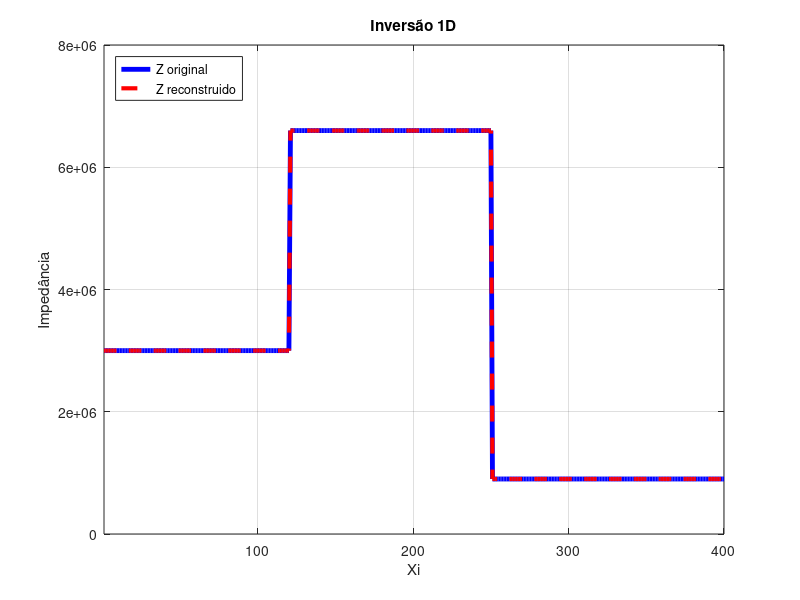

Here is the MATLAB script that generated this plot:
clear; clc; close all;

nt = 1600; %tempo
ni = 400;%profundidade

%impedancia p x v
Z = ones(1, ni);
Z(1:120)   = 2000 * 1500;
Z(121:250) = 2200 * 3000;
Z(251:end) = 750 * 1200;

P1 = zeros(ni, nt);
W1 = zeros(ni, nt);

P2 = zeros(ni, nt);
W2 = zeros(ni, nt);

%fonte1
t0 = 100;
s = 15;
fonte1 = 1000 * exp(-((1:nt) - t0).^2 / (2*s^2));

%fonte2
fonte2 = zeros(1, nt);
fonte2(3) = 1;

for j = 2:nt

    if mod(1 + j, 2) == 0 %superficie
        P1(1, j) = fonte1(j);
        U1 = Z(1)*W1(2, j-1) - P1(2, j-1);
        W1(1, j) = (P1(1, j) + U1) / Z(1);

        P2(1, j) = fonte2(j);
        U2 = Z(1)*W2(2, j-1) - P2(2, j-1);
        W2(1, j) = (P2(1, j) + U2) / Z(1);
    end

    for i = 2:ni-1 %pontos dentro
        if mod(i + j, 2) == 0
            D1 = Z(i-1)*W1(i-1, j-1) + P1(i-1, j-1);
            U1 = Z(i)*W1(i+1, j-1) - P1(i+1, j-1);
            W1(i, j) = (D1 + U1) / (Z(i-1) + Z(i));
            P1(i, j) = (Z(i)*D1 - Z(i-1)*U1) / (Z(i-1) + Z(i));

            D2 = Z(i-1)*W2(i-1, j-1) + P2(i-1, j-1);
            U2 = Z(i)*W2(i+1, j-1) - P2(i+1, j-1);
            W2(i, j) = (D2 + U2) / (Z(i-1) + Z(i));
            P2(i, j) = (Z(i)*D2 - Z(i-1)*U2) / (Z(i-1) + Z(i));
        end
    end

    if mod(ni + j, 2) == 0 %fundo
        D1 = Z(ni-1)*W1(ni-1, j-1) + P1(ni-1, j-1);
        W1(ni, j) = D1 / (2 * Z(ni-1));
        P1(ni, j) = D1 / 2;

        D2 = Z(ni-1)*W2(ni-1, j-1) + P2(ni-1, j-1);
        W2(ni, j) = D2 / (2 * Z(ni-1));
        P2(ni, j) = D2 / 2;
    end
end


%fazendo a convolução
P3 = zeros(ni, nt);

for i = 1:ni
    lP3 = conv(P2(i, :), fonte1);
    P3(i, :) = lP3(3 : nt + 2);
end

W3 = zeros(ni, nt);

for i = 1:ni
    lW3 = conv(W2(i, :), fonte1);
    W3(i, :) = lW3(3 : nt + 2);
end

%{
%visualização
figure;

intf = find(diff(Z) ~= 0); %interfaces

for t = 1:5:nt

    %pressao1
    subplot(2, 1, 1);
    plot(1:ni, P1(:, t), 'b', 'LineWidth', 1.5);
    hold on;
    for k = 1:length(intf)
        line([intf(k) intf(k)], [-1200 1200], 'Color', 'r', 'LineStyle', '--');
    end
    hold off;
    axis([1 ni -1200 1200]);
    title(['Propagação j =', num2str(t)]);
    ylabel('P1');
    grid on;

    %pressao3
    subplot(2, 1, 2);
    plot(1:ni, P3(:, t), 'g', 'LineWidth', 1.5);
    hold on;
    for k = 1:length(intf)
        line([intf(k) intf(k)], [-1200 1200], 'Color', 'r', 'LineStyle', '--');
    end
    hold off;
    axis([1 ni -1200 1200]);
    xlabel('Xi');
    ylabel('P3');
    grid on;

    drawnow;
end
%}

%inversão

nt2 = 2 * ni;

P4 = zeros(ni, nt2);
W4 = zeros(ni, nt2);
Z4 = zeros(1, ni);


for j = 1:2:nt2
    P4(1, j) = P2(1, j + 2);
    W4(1, j) = W2(1, j + 2);
end

Z4(1) = P4(1, 1) / W4(1, 1);

for i = 2:ni
    for j = i:2:(nt2 - i + 1)

        a = W4(i-1, j-1) + W4(i-1, j+1);
        b  = W4(i-1, j-1) - W4(i-1, j+1);

        c = P4(i-1, j-1) + P4(i-1, j+1);
        d  = P4(i-1, j-1) - P4(i-1, j+1);

        W4(i, j) = 0.5 * (a + d / Z4(i-1));
        P4(i, j) = 0.5 * (Z4(i-1) * b + c);
    end

    Z4(i) = P4(i, i) / W4(i, i);
end

%visualização
figure;
plot(1:ni, Z, 'b', 'LineWidth', 3.5, 'DisplayName', 'Z original');
hold on;
plot(1:ni, Z4, 'r--', 'LineWidth', 3, 'DisplayName', 'Z reconstruido');

hold off;
axis([1 ni 0 8e6]);
xlabel('Xi');
ylabel('Impedância');
title('Inversão 1D');
legend('Location', 'northwest');
grid on;
